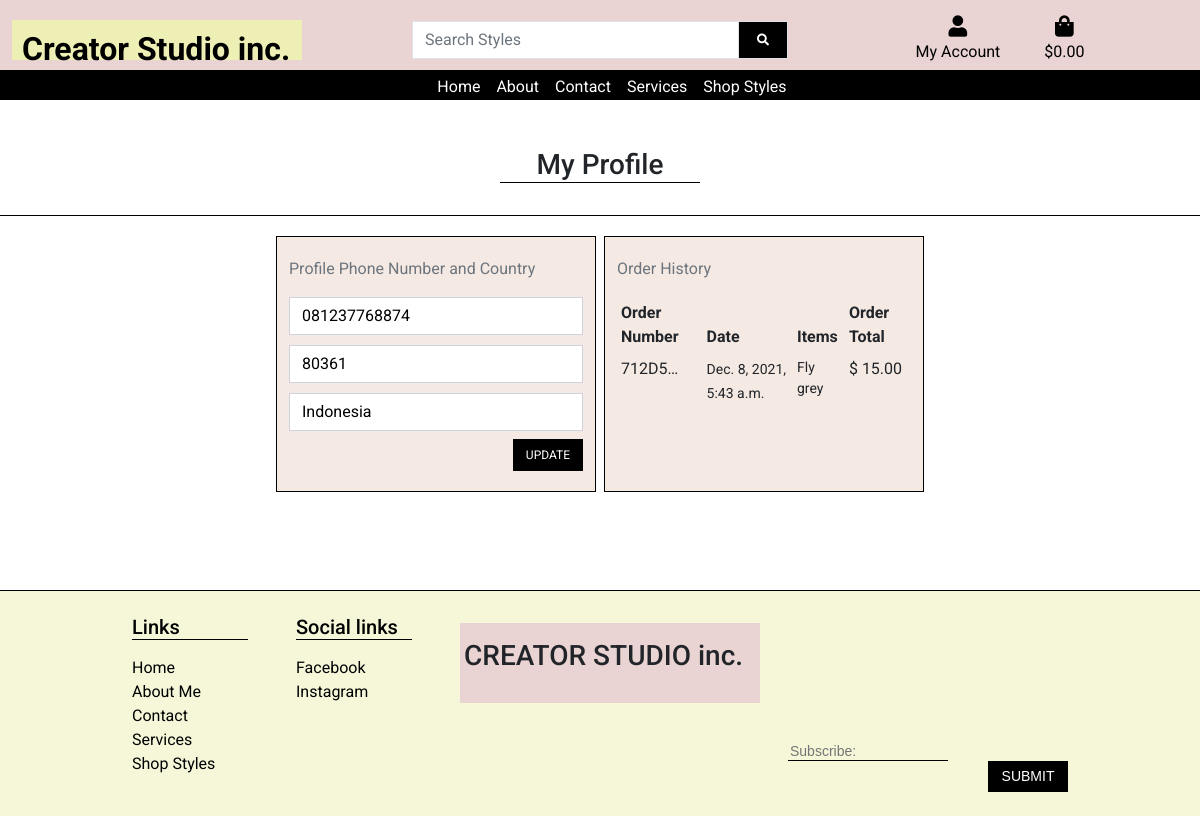
The page /profile/ (signed in) on the database as committed earlier.
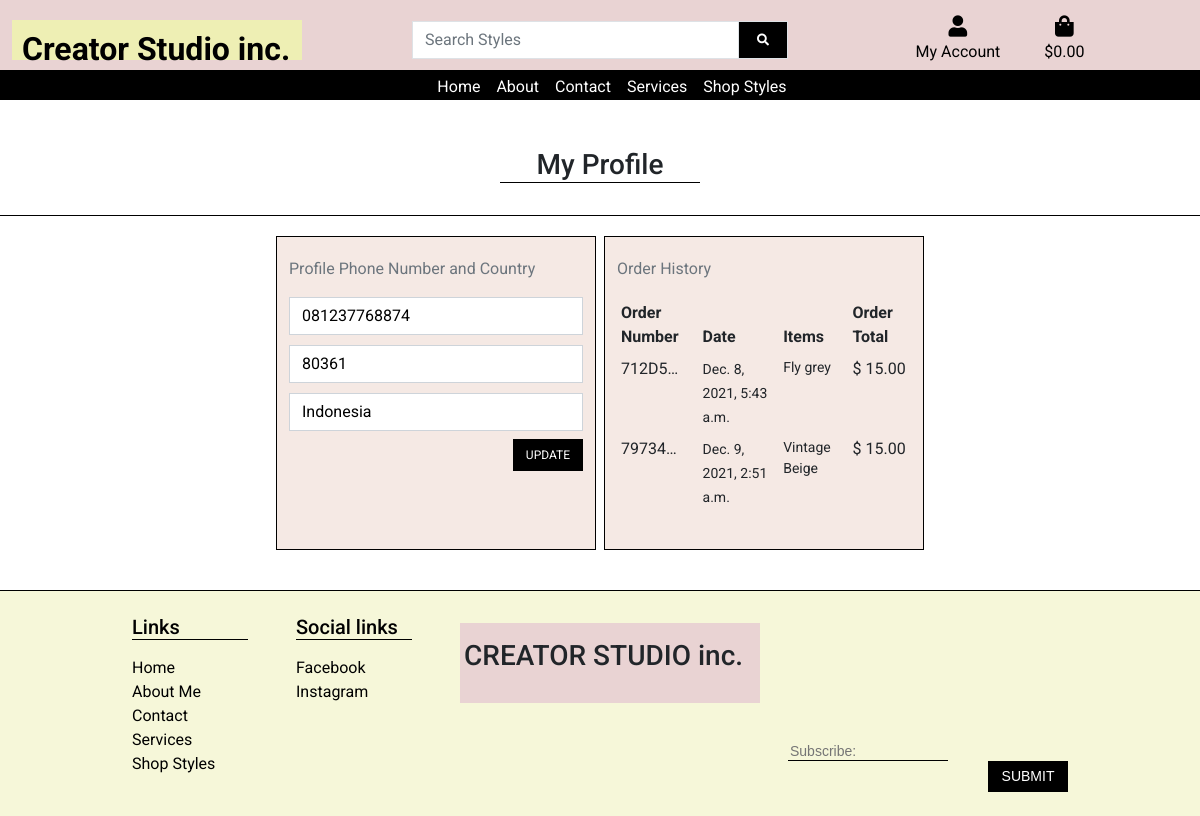
The same page on the database as committed later.
### checkout/models.py (models this page shows, shortened)
class Order(models.Model):
    order_number = models.CharField(max_length=32, null=False, editable=False)
    user_profile = models.ForeignKey(UserProfile, on_delete=models.SET_NULL,
                                     null=True, blank=True, related_name='orders')
    full_name = models.CharField(max_length=50, null=False, blank=False)
    email = models.EmailField(max_length=254, null=False, blank=False)
    phone_number = models.CharField(max_length=20, null=False, blank=False)
    postcode = models.CharField(max_length=20, null=False, blank=False, default='')
    country = CountryField(blank_label="Country *", max_length=20, null=False,
                           blank=False)
    date = models.DateTimeField(auto_now_add=True)
    grand_total = models.DecimalField(max_digits=10, decimal_places=2,
                                      null=False, default=0)
    original_bag = models.TextField(null=False, blank=False, default='')
    stripe_pid = models.CharField(max_length=254, null=False, blank=False, default='')

class OrderLineItem(models.Model):
    order = models.ForeignKey(Order, on_delete=models.CASCADE, null=False,
                              blank=False, related_name='lineitems')
    product = models.ForeignKey(ShopStyles, on_delete=models.CASCADE,
                                null=False, blank=False)
    quantity = models.IntegerField(null=False, blank=False, default=0)
    lineitem_total = models.DecimalField(max_digits=6, decimal_places=2,
                                         null=False, editable=False)
    url_field = models.URLField(null=False, blank=False, default='')

### styles/models.py (models this page shows, shortened)
class ShopStyles(models.Model):
    class Meta:
        verbose_name_plural = 'Shop Styles'
    style_image = models.ImageField(null=True, blank=True)
    sku = models.CharField(max_length=254, null=True, blank=True)
    style_name = models.CharField(max_length=254)
    style_price = models.DecimalField(max_digits=6, decimal_places=2)
    style_description = models.TextField()
    url_field = models.URLField(null=True, blank=False, default='')

### profiles/views.py (the view)
# urls.py: path('profile/', include('profiles.urls')),
@login_required
def profile(request):
    profile = get_object_or_404(UserProfile, user=request.user)
    if request.method == 'POST':
        form = UserProfileForm(request.POST, instance=profile)
        if form.is_valid():
            form.save()
            messages.success(request, 'Profile updated successfully')
        else:
            messages.error(request,
                           ('Update failed. Please ensure '
                            'the form is valid.'))
    else:
        form = UserProfileForm(instance=profile)
    orders = profile.orders.all()
    template = 'profiles/profile.html'
    context = {
        'form': form,
        'orders': orders,
        'on_profile_page': True
    }
    return render(request, template, context)

### profiles/forms.py
class UserProfileForm(forms.ModelForm):
    class Meta:
        model = UserProfile
        exclude = ('user', )
    def __init__(self, *args, **kwargs):
        super().__init__(*args, **kwargs)
        placeholders = {
            'default_phone_number': 'Phone Number',
            'default_country': 'Country',
            'default_postcode': 'Postcode',
        }
        self.fields['default_phone_number'].widget.attrs['autofocus'] = True
        for field in self.fields:
            if field != 'default_country':
                if self.fields[field].required:
                    placeholder = f'{placeholders[field]} *'
                else:
                    placeholder = placeholders[field]
                self.fields[field].widget.attrs['placeholder'] = placeholder
            self.fields[field].widget.attrs['class'] = 'border-black rounded-0 profile-form-input'
            self.fields[field].label = False

### profiles/templates/profiles/profile.html (shortened to what this page needs)
{% extends 'base.html' %}
{% load static %}
{% load crispy_forms_tags %}
{% block extra_css %}
<link rel="stylesheet" href="{% static 'profiles/css/profile.css' %}">
{% endblock %}
{% block content %}
{% block page_header %}
<div class="container header-container">
</div>
{% endblock %}
<div class="page-header d-flex justify-content-md-center mt-5">
    <h3 class="text-center mt-3 underline">My Profile</h3>
</div>
<br>
<div class="line-break"></div>
<div class="container">
<div class="row d-flex justify-content-center">
    <div class="col-sm-12 col-lg-4 col-md-6 profile me-2">
        <p class="text-muted">Profile Phone Number and Country</p>
        <form action="{% url 'profile' %}" id="profile-update-form">
            {{ form | crispy }}
            <button class="btn btn-black rounded-0 text-uppercase mt-2 float-end">Update</button>
        </form>
    </div>
    <div class="col-sm-12 col-lg-4 col-md-6 history">
        <p class="text-muted">Order History</p>
        <table class="table table-sm table-borderless">
            <thead>
                <tr>
                    <th>Order Number</th>
                    <th>Date </th>
                    <th>Items</th>
                    <th>Order Total</th>
                </tr>
            </thead>
            <tbody>
                {% for order in orders %}
                    <tr>
                        <td>
                            <a href="{% url 'order_history' order.order_number %}" titel="{{ order.order_number }}">
                                {{ order.order_number|truncatechars:6 }}
                            </a>
                        </td>
                        <td>
                            <small>{{ order.date }}</small>
                        </td>
                        <td>
                            <ul class="list-unstyled">
                                {% for item in order.lineitems.all %}
                                    <li class="small">
                                        {{ item.product.style_name }}
                                    </li>
                                {% endfor %}
                            </ul>
                        </td>
                        <td>
                            $ {{ order.grand_total }}
                        </td>
                    </tr>
                {% endfor %}
            </tbody>
        </table>
    </div>
</div>
</div>
{% endblock %}

Rows that differ between the two databases and show on the page:
added Order: order_number "79734…", date "Dec. 9, 2021, 2:51 a.m.", grand_total "15.00"
added OrderLineItem: product.style_name "Vintage Beige", shown under "79734…"
